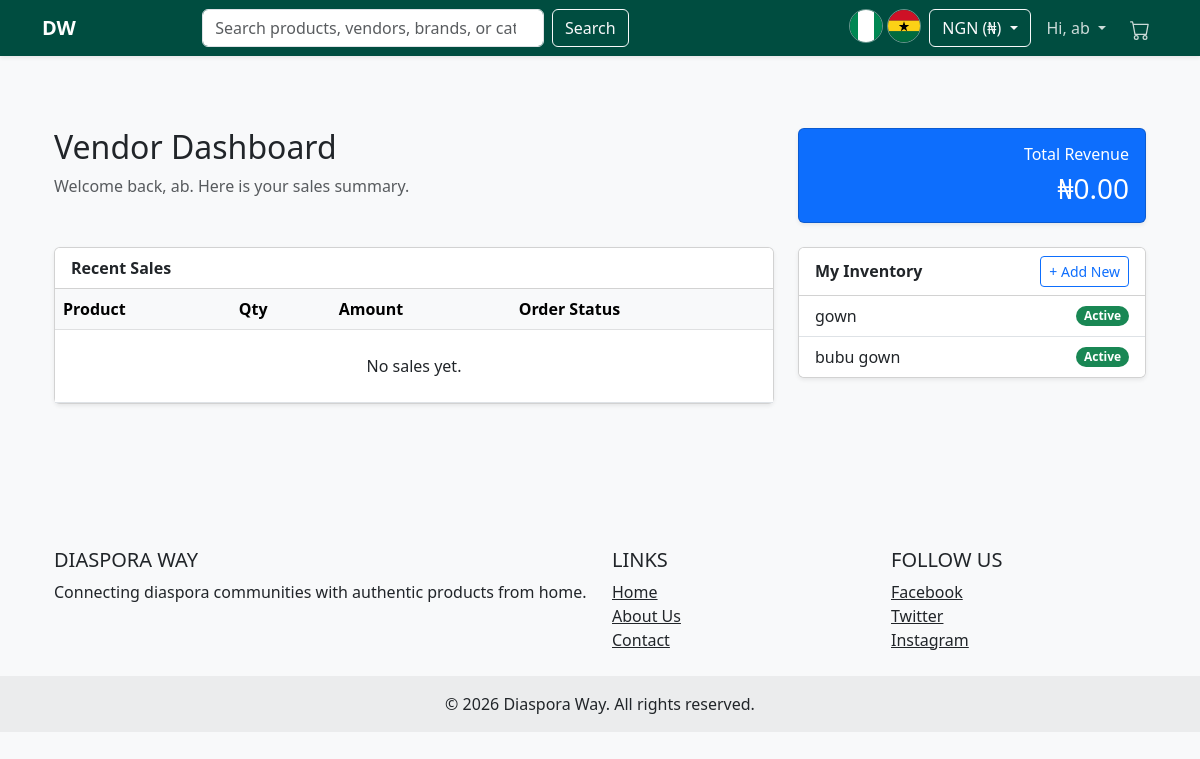
Screenshot of /users/vendor/dashboard/ (signed in) with the database file from the repository.
### users/models.py (models this page shows, shortened)
class User(AbstractUser):
    class CountryChoices(models.TextChoices):
        NIGERIA = 'NG', 'Nigeria'
        GHANA = 'GH', 'Ghana'
    username = None  # Remove username field
    phone_number = models.CharField(max_length=15, unique=True)
    ROLE_CHOICES = (
        ('customer', 'Customer'),
        ('vendor', 'Vendor'),
        ('logistics', 'Logistics'),
        ('admin', 'Admin'),
    )
    role = models.CharField(max_length=10, choices=ROLE_CHOICES, default='customer')
    country = models.CharField(max_length=2, choices=CountryChoices.choices, default=CountryChoices.NIGERIA)
    USERNAME_FIELD = 'phone_number'
    REQUIRED_FIELDS = []
    objects = CustomUserManager()

### products/models.py (models this page shows, shortened)
class Product(models.Model):
    class CountryChoices(models.TextChoices):
        NIGERIA = 'NG', 'Nigeria'
        GHANA = 'GH', 'Ghana'
    vendor = models.ForeignKey(settings.AUTH_USER_MODEL, on_delete=models.CASCADE, limit_choices_to={'role': 'vendor'})
    category = models.ForeignKey(Category, on_delete=models.CASCADE)
    country = models.CharField(max_length=2, choices=CountryChoices.choices, default=CountryChoices.NIGERIA)
    name = models.CharField(max_length=255)
    description = models.TextField()
    base_price = models.DecimalField(max_digits=12, decimal_places=2)  # Price vendor receives
    markup_percentage = models.DecimalField(max_digits=5, decimal_places=2, default=10.00)  # Default markup of 10%
    image = models.ImageField(upload_to='products/')
    stock = models.PositiveIntegerField(default=1)
    is_active = models.BooleanField(default=True)
    created_at = models.DateTimeField(auto_now_add=True)

### users/views.py (the view)
# urls.py: path('dashboard/', views.vendor_dashboard, name='vendor_dashboard'),
@login_required
def vendor_dashboard(request):
    if request.user.role != 'vendor':
        return redirect('home')
    my_products = Product.objects.filter(vendor=request.user)
    vendor_sales = OrderItem.objects.filter(
        product__vendor=request.user,
        order__status__in=['paid', 'shipped', 'delivered']
    ).select_related('order', 'product')
    total_revenue = vendor_sales.aggregate(
        total=Sum(F('price') * F('quantity'))
    )['total'] or 0
    context = {
        'products': my_products,
        'sales': vendor_sales,
        'total_revenue': total_revenue,
    }
    return render(request, 'users/vendor_dashboard.html', context)

### core/context_processors.py (called while the page is built)
def currency_processor(request):
    currency = request.session.get('currency', 'NGN')
    if currency not in settings.CURRENCIES:
        currency = 'NGN'
    rate = settings.EXCHANGE_RATES.get(currency, 1.0)
    selected_currency = {
        'code': currency,
        **settings.CURRENCIES[currency],
    }
    currencies = [
        {'code': code, **details}
        for code, details in settings.CURRENCIES.items()
    ]
    return {
        'CURRENCY_CODE': currency,
        'CURRENCY_SYMBOL': selected_currency['symbol'],
        'CURRENCY_RATE': rate,
        'selected_currency': selected_currency,
        'currencies': currencies,
    }

### products/templatetags/currency_tags.py (called while the page is built)
@register.filter
def multiply(value, arg):
    try:
        return float(value) * float(arg)
    except (ValueError, TypeError):
        return value

### templates/users/vendor_dashboard.html
{% extends 'base.html' %}
{% load currency_tags %}
{% block content %}
<div class="container py-5">
    <div class="row mb-4">
        <div class="col-md-8">
            <h2>Vendor Dashboard</h2>
            <p class="text-muted">Welcome back, {{ user.first_name }}. Here is your sales summary.</p>
        </div>
        <div class="col-md-4 text-end">
            <div class="card bg-primary text-white p-3 shadow-sm">
                <h6>Total Revenue</h6>
                <h3 class="mb-0">{{ CURRENCY_SYMBOL }}{{ total_revenue|multiply:CURRENCY_RATE|floatformat:2 }}</h3>
            </div>
        </div>
    </div>
    <div class="row">
        <div class="col-lg-8">
            <div class="card shadow-sm mb-4">
                <div class="card-header bg-white"><strong>Recent Sales</strong></div>
                <div class="card-body p-0">
                    <table class="table table-hover mb-0">
                        <thead class="table-light">
                            <tr>
                                <th>Product</th>
                                <th>Qty</th>
                                <th>Amount</th>
                                <th>Order Status</th>
                            </tr>
                        </thead>
                        <tbody>
                            {% for sale in sales %}
                            <tr>
                                <td>{{ sale.product.name }}</td>
                                <td>{{ sale.quantity }}</td>
                                <td>{{ CURRENCY_SYMBOL }}{{ sale.price|multiply:CURRENCY_RATE|floatformat:2 }}</td>
                                <td><span class="badge bg-secondary">{{ sale.order.status|title }}</span></td>
                            </tr>
                            {% empty %}
                            <tr><td colspan="4" class="text-center py-4">No sales yet.</td></tr>
                            {% endfor %}
                        </tbody>
                    </table>
                </div>
            </div>
        </div>
        <div class="col-lg-4">
            <div class="card shadow-sm">
                <div class="card-header bg-white d-flex justify-content-between align-items-center">
                    <strong>My Inventory</strong>
                    <a href="{% url 'admin:products_product_add' %}" class="btn btn-sm btn-outline-primary">+ Add New</a>
                </div>
                <ul class="list-group list-group-flush">
                    {% for product in products %}
                    <li class="list-group-item d-flex justify-content-between align-items-center">
                        {{ product.name }}
                        <span class="badge bg-{% if product.is_active %}success{% else %}danger{% endif %} rounded-pill">
                            {% if product.is_active %}Active{% else %}Hidden{% endif %}
                        </span>
                    </li>
                    {% endfor %}
                </ul>
            </div>
        </div>
    </div>
</div>
{% endblock %}

### templates/base.html (shortened to what this page needs)
{% load static currency_tags %}
<!DOCTYPE html>
<html lang="en">
<head>
    <link href="https://cdn.jsdelivr.net/npm/bootstrap@5.3.0/dist/css/bootstrap.min.css" rel="stylesheet">
</head>
<body>
    <nav class="navbar navbar-expand-lg navbar-dark sticky-top shadow-sm" style="background-color: #004d40; z-index: 1030;">
        <div class="container">
            <a class="navbar-brand fw-bold" href="{% url 'home' %}">DW</a>
            <div class="collapse navbar-collapse" id="navbarMain">
                <form class="d-flex mx-auto search-form" action="{% url 'home' %}" method="GET">
                    <input class="form-control me-2" type="search" name="q"
                           placeholder="Search products, vendors, brands, or categories..."
                           aria-label="Search" value="{{ query|default:'' }}">
                    <button class="btn btn-outline-light" type="submit">Search</button>
                </form>
                <ul class="navbar-nav ms-auto align-items-center">
                    <li class="nav-item me-1" title="Filter Nigeria products">
                        <a class="country-flag-link " href="{% url 'home' %}?country=NG" aria-label="Show Nigeria products">
                            <img src="{% static 'flags/ng.svg' %}" alt="Nigeria" class="img-fluid">
                        </a>
                    </li>
                    <li class="nav-item me-2" title="Filter Ghana products">
                        <a class="country-flag-link " href="{% url 'home' %}?country=GH" aria-label="Show Ghana products">
                            <img src="{% static 'flags/gh.svg' %}" alt="Ghana" class="img-fluid">
                        </a>
                    </li>
                    {% if currencies %}
                    <li class="nav-item dropdown me-2">
                        <button class="btn btn-outline-light dropdown-toggle" type="button" id="currencyDropdown"
                                data-bs-toggle="dropdown" aria-expanded="false">
                            {{ selected_currency.code }} ({{ selected_currency.symbol }})
                        </button>
                    </li>
                    {% endif %}
                    {% if user.is_authenticated %}
                        <li class="nav-item dropdown">
                            <a class="nav-link dropdown-toggle" href="#" id="userMenu" role="button"
                               data-bs-toggle="dropdown" aria-expanded="false">
                                Hi, {{ user.first_name|default:user.phone_number }}
                            </a>
                        </li>
                    {% else %}
                        <li class="nav-item"><a class="nav-link" href="{% url 'login' %}">Login</a></li>
                        <li class="nav-item"><a class="btn btn-primary ms-2" href="{% url 'register' %}">Sign Up</a></li>
                    {% endif %}
                    <li class="nav-item ms-2">
                        <a href="{% url 'cart_detail' %}" class="nav-link position-relative">
                        </a>
                    </li>
                </ul>
            </div>
        </div>
    </nav>
    <div class="container mt-4">
        {% block content %}{% endblock %}
    </div>
    <footer class="bg-light text-center text-lg-start mt-5">
        <div class="container p-4">
            <div class="row">
                <div class="col-lg-6 col-md-12 mb-4 mb-md-0">
                    <h5 class="text-uppercase">Diaspora Way</h5>
                    <p>
                        Connecting diaspora communities with authentic products from home.
                    </p>
                </div>
                <div class="col-lg-3 col-md-6 mb-4 mb-md-0">
                    <h5 class="text-uppercase">Links</h5>
                    <ul class="list-unstyled mb-0">
                        <li><a href="{% url 'home' %}" class="text-dark">Home</a></li>
                        <li><a href="#" class="text-dark">About Us</a></li>
                        <li><a href="#" class="text-dark">Contact</a></li>
                    </ul>
                </div>
                <div class="col-lg-3 col-md-6 mb-4 mb-md-0">
                    <h5 class="text-uppercase">Follow Us</h5>
                    <ul class="list-unstyled mb-0">
                        <li><a href="#" class="text-dark">Facebook</a></li>
                        <li><a href="#" class="text-dark">Twitter</a></li>
                        <li><a href="#" class="text-dark">Instagram</a></li>
                    </ul>
                </div>
            </div>
        </div>
        <div class="text-center p-3" style="background-color: rgba(0, 0, 0, 0.05);">
            © {% now "Y" %} Diaspora Way. All rights reserved.
        </div>
    </footer>
</body>
</html>

### templates/base.html (style rules this page uses)
body { background-color: #f8f9fa; }
.navbar { background-color: #004d40; }
.navbar-dark .navbar-nav .nav-link { color: rgba(255,255,255,.8); }
.search-form { width: 40%; margin: 0 auto; }
.country-flag-link { display: inline-flex; align-items: center; justify-content: center; width: 34px; height: 34px; border-radius: 999px; text-decoration: none; border: 1px solid rgba(255, 255, 255, 0.4); overflow: hidden; }
.country-flag-link img { width: 100%; height: 100%; object-fit: cover; }

### rows the page displays
User: first_name "ab"
Product: name "gown", is_active "Active"
Product: name "bubu gown", is_active "Active"

### other values shown
{{ selected_currency.code }} "NGN"
{{ selected_currency.symbol }} "₦"
{{ CURRENCY_SYMBOL }} "₦"
{{ total_revenue|multiply:CURRENCY_RATE|floatformat:2 }} "0.00"
